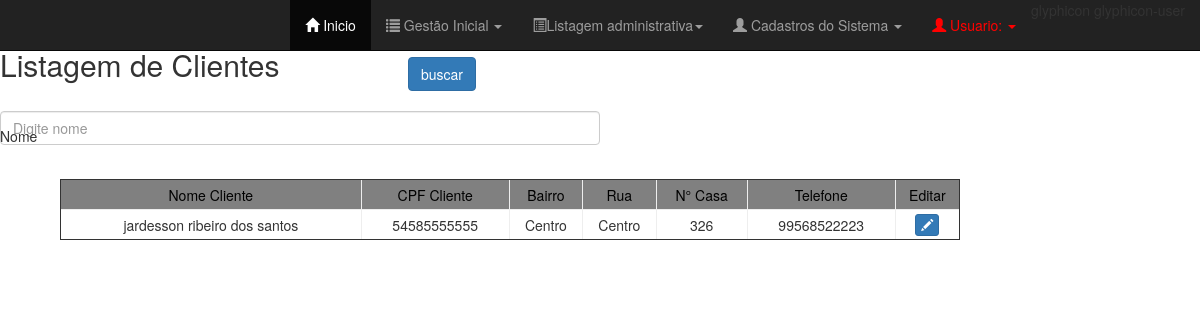
/Views/TelaListagemClientes.php, run on an earlier commit of the app's database.
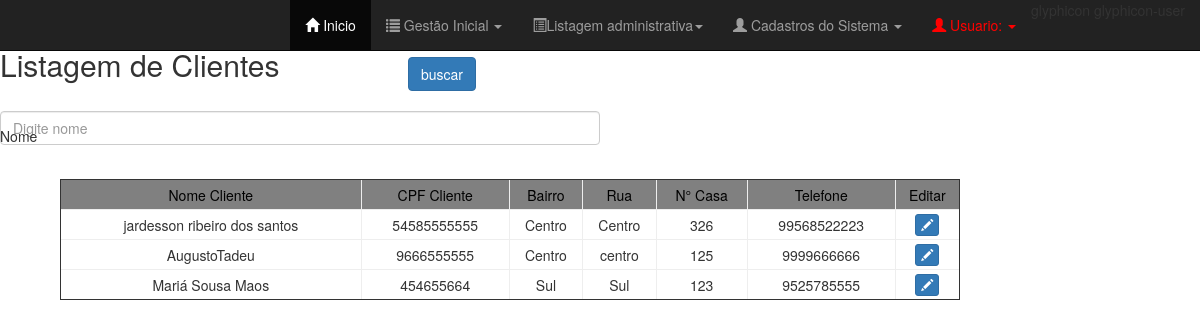
And on a later commit of the database.
### tables this page shows
CREATE TABLE `tab_cliente` (
  `cod_cliente` int(11) NOT NULL,
  `nome_cliente` varchar(50) DEFAULT NULL,
  `cpf_cliente` varchar(11) DEFAULT NULL,
  `telefone` varchar(11) DEFAULT NULL,
  `data_nascimento` date DEFAULT NULL,
  `rua_cliente` varchar(60) DEFAULT NULL,
  `bairro_cliente` varchar(60) DEFAULT NULL,
  `numero` int(11) DEFAULT NULL
);

### Views/TelaListagemClientes.php (the view, shortened to what this page needs)
<?php
	$c = new conectar();
    $conexao = $c->conexao();
    $sql =  "SELECT nome_cliente, cpf_cliente, bairro_cliente, rua_cliente, numero, telefone, cod_cliente FROM tab_cliente";
    $result = mysqli_query($conexao, $sql);
?>
<!DOCTYPE html>
<html>
<head>
	<?php require_once "TelaMenu.php" ?>
	<link rel="stylesheet" type="text/css" href="../css/estiloListagemPedido.css">
	<link rel="stylesheet" type="text/css" href="../css/estiloModal.css">
	<link rel="stylesheet" type="text/css" href="../../lib/bootstrap/css/bootstrap.css">
</head>
<body>
	<div class="principal">
		<h2>Listagem de Clientes</h2>
		<div id="row">
				<div id="pesquisa">
					<form id="frmpesquisa" action="listagem/listagemCliente.esp.php" method="POST">
						<span id="de">Nome</span>
						<input type="text" class="form-control" id="busca_nome_cliente" name="busca_nome_cliente" placeholder="Digite nome" required></input>
						<button type="submit" class="btn btn-primary" id="btnPesquisaData">buscar</button>
					</form>
				</div>
				<div id="mostrapedidos">
					<table border="1" class="" id="tabeladepedidos">
						<tr id="topotabela">
							<td>Nome Cliente</td>
							<td>CPF Cliente</td>
							<td>Bairro</td>
							<td>Rua</td>
							<td>N° Casa</td>
							<td>Telefone</td>
							<td>Editar</td>
						</tr>
						<?php while($mostrar = mysqli_fetch_row($result)): ?>
						<tr id="corpo_tabela">
							<td><?php echo $mostrar[0]; ?></td>
							<td><?php echo $mostrar[1]; ?></td>
							<td><?php echo $mostrar[2]; ?></td>
							<td><?php echo $mostrar[3]; ?></td>
							<td><?php echo $mostrar[4]; ?></td>
							<td><?php echo $mostrar[5]; ?></td>
							<td>
								<span  data-toggle="modal" data-target="#abremodalUpdateProduto" class="btn btn-primary btn-xs" onclick="atualizarCliente('<?php echo $mostrar[6] ?>')">
									<span class="glyphicon glyphicon-pencil"></span>
								</span>
							</td>
						</tr>
			<?php endWhile; ?>
					</table>
				</div>
		</div>
	</div>
</body>
</html>

What changed in the data, as far as the page shows it:
added tab_cliente: nome_cliente "AugustoTadeu", cpf_cliente "9666555555", bairro_cliente "Centro", rua_cliente "centro", numero "125", telefone "9999666666"
added tab_cliente: nome_cliente "Mariá Sousa Maos", cpf_cliente "454655664", bairro_cliente "Sul", rua_cliente "Sul", numero "123", telefone "9525785555"
